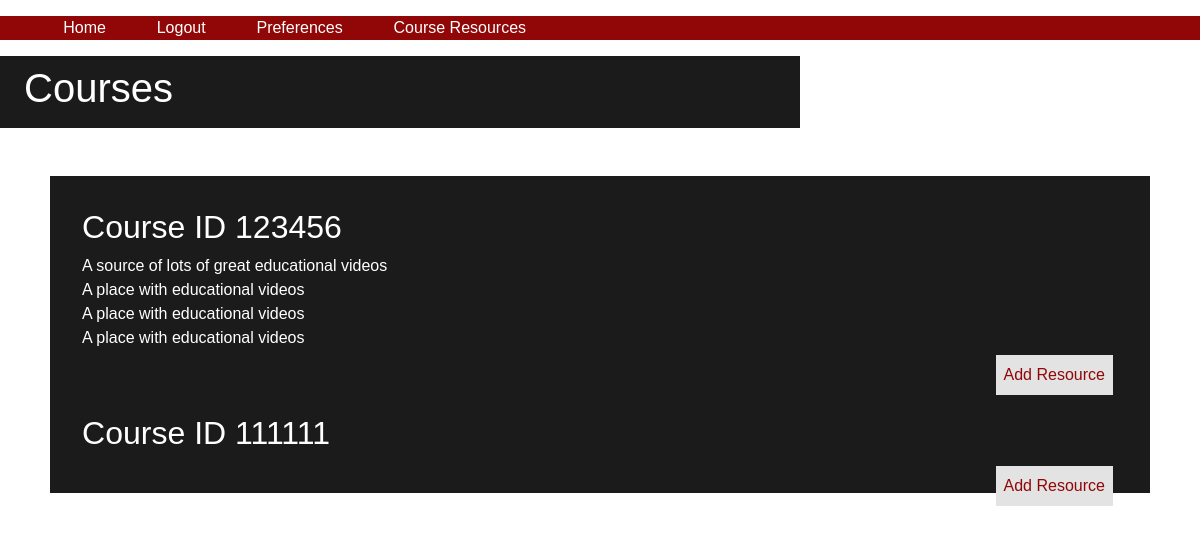
The page /courses (signed in) on the database as committed earlier.
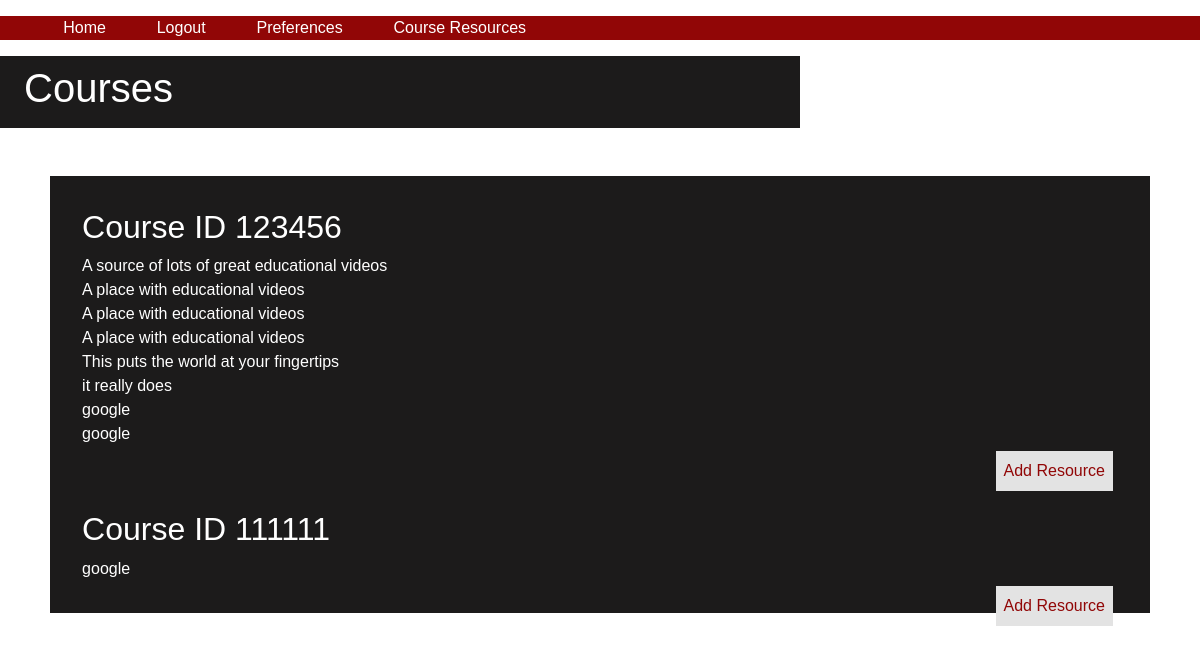
The same page on the database as committed later.
### tables this page shows
CREATE TABLE courses (id INTEGER, course TEXT NOT NULL, url TEXT NOT NULL, title TEXT NOT NULL, PRIMARY KEY(id));

### app.py (the view)
@app.route("/courses", methods=["GET", "POST"])
@login_required
def courses():
    if request.method == "POST":
        course = request.form.get('resourceCourse')
        resourcelink = request.form.get("resourceLink")
        resourcetitle = request.form.get("resourceTitle")
        print(course)
        print(resourcelink)
        print(resourcetitle)
        db.execute("INSERT INTO courses (course, url, title) VALUES (?, ?, ?)", course, resourcelink, resourcetitle)
        coursesDict = db.execute("SELECT DISTINCT course FROM prefs WHERE email = ?", session["user_id"])
        courses = []
        for courseDict in coursesDict:
            courses.append(courseDict["course"])
        resources = {}
        for course in courses:
           tempDict = db.execute("SELECT title, url FROM courses WHERE course = ?;", course)
           for temp in tempDict:
                try:
                    resources[course] = resources[course] + [temp["title"], temp["url"]]
                except:
                    resources[course] = [temp["title"], temp["url"]]
        return render_template("courses.html", courses = courses, resources = resources)
    else:
        coursesDict = db.execute("SELECT DISTINCT course FROM prefs WHERE email = ?", session["user_id"])
        courses = []
        for courseDict in coursesDict:
            courses.append(courseDict["course"])
        resources = {}
        for course in courses:
            tempDict = db.execute("SELECT title, url FROM courses WHERE course = ?;", course)
            for temp in tempDict:
                try:
                    resources[course] = resources[course] + [temp["title"], temp["url"]]
                except:
                    resources[course] = [temp["title"], temp["url"]]
        return render_template("courses.html", courses = courses, resources = resources)

### login.py (called while the page is built)
def login_required(f):
    @wraps(f)
    def decorated_function(*args, **kwargs):
        if session.get("user_id") is None:
            return redirect("/login")
        return f(*args, **kwargs)
    return decorated_function

### templates/courses.html (shortened to what this page needs)
{% extends "layout.html" %}
{% block main %}
    <div class="col-sm-8 type1">
        <h1>Courses</h1>
    </div>
    <div class="container-fluid">
        <br>
        <br>
        {% set count = namespace(value=0) %}
        {% for course in courses %}
            <div class="section">
                <h2>Course ID {{ course }}</h2>
                {% if resources[course] is defined %}
                    {% for n in range(0, (resources[course])|length -1, 2)%}
                        <a href={{resources[course][n+1]}} style = "display: block">{{ resources[course][n] }}</a>
                    {% endfor %}
                {% endif %}
                {% set count.value = count.value + 6 %}
                <button id={{count.value}} class = "buttoncount">Add Resource</button>
            </div>
        {% endfor %}
    </div>
{% endblock %}

### templates/layout.html (shortened to what this page needs)
<!DOCTYPE html>
<html lang="en">
    <head>
        <link rel="stylesheet" href="https://cdn.jsdelivr.net/npm/bootstrap@4.5.3/dist/css/bootstrap.min.css">
        <link href="/static/style.css" rel="stylesheet">
    </head>
    <body>
        <div class="selections">
            {% if session["user_id"] %}
                <ul>
                    <li><a href="/main">Home</a></li>
                    <li><a href="/logout">Logout</a></li>
                    <li><a href="/prefs">Preferences</a></li>
                    <li><a href="/courses">Course Resources</a></li>
                </ul>
            {% else %}
                <ul>
                    <li><a href="/main">Home</a></li>
                    <li><a href="/register">Register</a></li>
                    <li><a href="/login">Login</a></li>
                </ul>
            {% endif %}
        </div>
        <main>
            {% block main %}{% endblock %}
        </main>
    </body>
</html>

### static/style.css (style rules this page uses)
* { font-family: 'verdana', sans-serif; }
.type1 { background-color: #1c1b1b; color: #fff; padding: 0.5rem 1.5rem; font-size: 24px; }
.selections { background-color: #910606; margin: 1rem 0rem; }
li { display: inline; padding: 2%; }
a { color: #fff; }
button { background-color: #e3e3e3; color: #910606; border: none; font-size: 16px; padding: 8px 8px; margin: 5px; float: right; }
.section { padding: 2rem; background-color: #1c1b1b; color: #fff; margin: 0% 3%; }

Rows that differ between the two databases and show on the page:
added courses: title "This puts the world at your fingertips"
added courses: title "it really does"
added courses: title "google"
added courses: title "google"
added courses: title "google"
